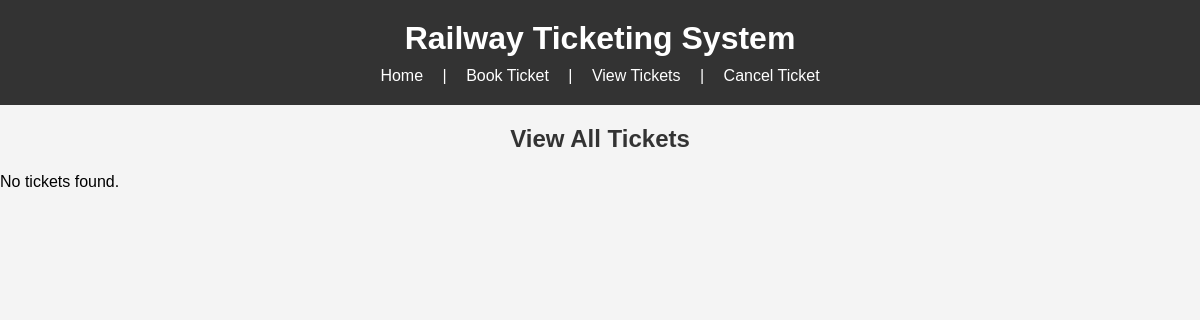
/view_tickets, run on an earlier commit of the app's database.
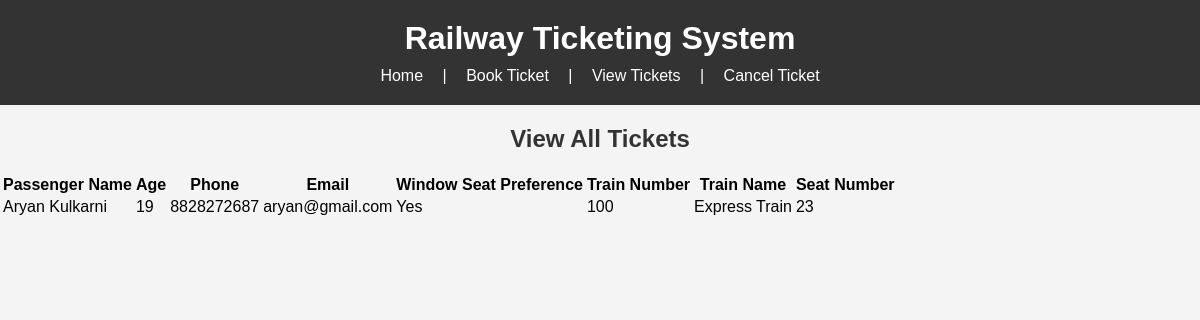
And on a later commit of the database.
### tables this page shows
CREATE TABLE ticket_booking (
            id INTEGER PRIMARY KEY AUTOINCREMENT,
            user_id INTEGER NOT NULL,
            train_id INTEGER NOT NULL,
            seat_no TEXT NOT NULL,
            FOREIGN KEY (user_id) REFERENCES users(id),
            FOREIGN KEY (train_id) REFERENCES train_info(id)
        );

CREATE TABLE users (
            id INTEGER PRIMARY KEY AUTOINCREMENT,
            name TEXT NOT NULL,
            age INTEGER NOT NULL,
            phone TEXT NOT NULL,
            email TEXT NOT NULL,
            window_seat_preference BOOLEAN NOT NULL
        );

CREATE TABLE train_info (
            id INTEGER PRIMARY KEY AUTOINCREMENT,
            train_no TEXT NOT NULL,
            train_name TEXT NOT NULL,
            source TEXT NOT NULL,
            destination TEXT NOT NULL,
            departure_time TEXT NOT NULL,
            arrival_time TEXT NOT NULL
        );

### app.py (the view)
@app.route('/view_tickets')
def view_tickets():
    conn = sqlite3.connect('railway.db')
    cursor = conn.cursor()
    cursor.execute('''
        SELECT users.name, users.age, users.phone, users.email, users.window_seat_preference,
               train_info.train_no, train_info.train_name, ticket_booking.seat_no
        FROM ticket_booking
        JOIN users ON ticket_booking.user_id = users.id
        JOIN train_info ON ticket_booking.train_id = train_info.id
    ''')
    tickets = cursor.fetchall()
    print(f"Retrieved tickets: {tickets}")
    conn.close()
    return render_template('view_tickets.html', tickets=tickets)

### templates/view_tickets.html
{% extends 'base.html' %}
{% block content %}
    <h2>View All Tickets</h2>
    {% if tickets %}
        <table>
            <thead>
                <tr>
                    <th>Passenger Name</th>
                    <th>Age</th>
                    <th>Phone</th>
                    <th>Email</th>
                    <th>Window Seat Preference</th>
                    <th>Train Number</th>
                    <th>Train Name</th>
                    <th>Seat Number</th>
                </tr>
            </thead>
            <tbody>
                {% for ticket in tickets %}
                    <tr>
                        <td>{{ ticket[0] }}</td>
                        <td>{{ ticket[1] }}</td>
                        <td>{{ ticket[2] }}</td>
                        <td>{{ ticket[3] }}</td>
                        <td>{{ 'Yes' if ticket[4] else 'No' }}</td>
                        <td>{{ ticket[5] }}</td>
                        <td>{{ ticket[6] }}</td>
                        <td>{{ ticket[7] }}</td>
                    </tr>
                {% endfor %}
            </tbody>
        </table>
    {% else %}
        <p>No tickets found.</p>
    {% endif %}
{% endblock %}

### templates/base.html (shortened to what this page needs)
<!DOCTYPE html>
<html lang="en">
<head>
    <link rel="stylesheet" href="/static/css/style.css">
</head>
<body>
    <header>
        <h1>Railway Ticketing System</h1>
        <nav>
            <a href="{{ url_for('index') }}">Home</a> |
            <a href="{{ url_for('book_ticket') }}">Book Ticket</a> |
            <a href="{{ url_for('view_tickets') }}">View Tickets</a> |
            <a href="{{ url_for('cancel_ticket') }}">Cancel Ticket</a>
        </nav>
    </header>
    {% block content %}
    {% endblock %}
</body>
</html>

### static/css/style.css (style rules this page uses)
body { font-family: Arial, sans-serif; background-color: #f4f4f4; margin: 0; padding: 0; }
header { background-color: #333; color: white; padding: 20px 0; text-align: center; }
header h1 { margin: 0; font-size: 2em; }
nav { margin-top: 10px; }
nav a { color: white; text-decoration: none; margin: 0 15px; font-size: 16px; }
h2 { text-align: center; color: #333; }

What changed in the data, as far as the page shows it:
added ticket_booking: name "Aryan Kulkarni", age "19", phone "8828272687", email "aryan@gmail.com", train_no "100", train_name "Express Train", seat_no "23"
added users: window_seat_preference "Yes"
Also different on the page:
text no longer shown: "No tickets found."
text now shown: "Passenger Name Age Phone Email Window Seat Preference Train Number Train Name Seat Number"
